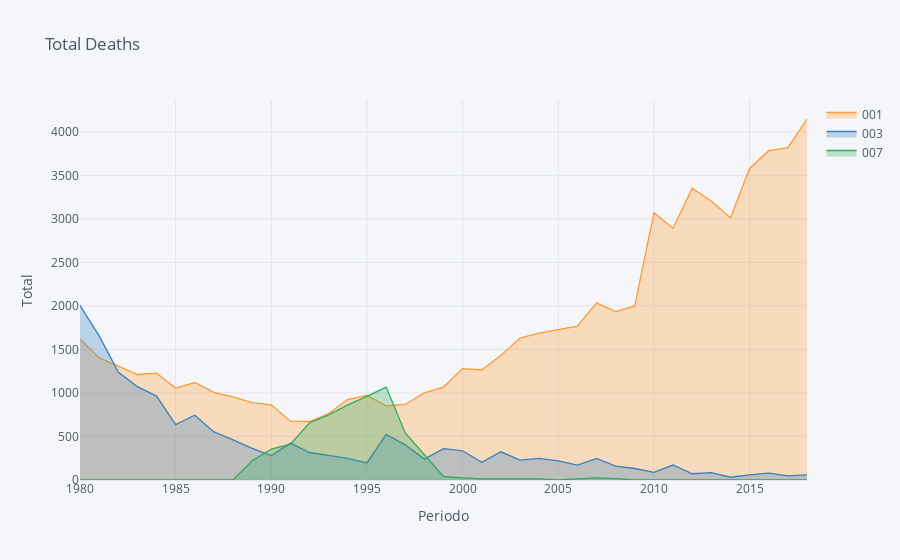

Notebook code for this chart:
### Code cell
dts.iplot(kind='line', y = ["001", "003", "007"], x = "Periodo",
                     title='Total Deaths',
                     yTitle='Total',
                     xTitle='Periodo',
                     fill = True)

### Figure 1 — Plotly figure (JSON) as saved in the notebook; plotly's stock layout.template omitted (floating-point values rounded to 4 significant figures)
{"data": [{"fill": "tozeroy", "fillcolor": "rgba(255, 153, 51, 0.3)", "line": {"color": "rgba(255, 153, 51, 1.0)", "dash": "solid", "shape": "linear", "width": 1.3}, "mode": "lines", "name": "001", "text": "", "type": "scatter", "x": [1980, 1981, 1982, 1983, 1984, 1985, 1986, 1987, 1988, 1989, 1990, 1991, 1992, 1993, 1994, 1995, 1996, 1997, 1998, 1999, 2000, 2001, 2002, 2003, 2004, 2005, 2006, 2007, 2008, 2009, 2010, 2011, 2012, 2013, 2014, 2015, 2016, 2017, 2018], "y": [1620, 1404, 1308, 1212, 1228, 1056, 1120, 1008, 956, 888, 864, 676, 672, 764, 928, 972, 852, 868, 1000, 1068, 1280, 1264, 1432, 1632, 1688, 1724, 1768, 2036, 1936, 2000, 3072, 2892, 3352, 3204, 3012, 3580, 3784, 3820, 4148]}, {"fill": "tozeroy", "fillcolor": "rgba(55, 128, 191, 0.3)", "line": {"color": "rgba(55, 128, 191, 1.0)", "dash": "solid", "shape": "linear", "width": 1.3}, "mode": "lines", "name": "003", "text": "", "type": "scatter", "x": [1980, 1981, 1982, 1983, 1984, 1985, 1986, 1987, 1988, 1989, 1990, 1991, 1992, 1993, 1994, 1995, 1996, 1997, 1998, 1999, 2000, 2001, 2002, 2003, 2004, 2005, 2006, 2007, 2008, 2009, 2010, 2011, 2012, 2013, 2014, 2015, 2016, 2017, 2018], "y": [2008, 1656, 1240, 1072, 964, 636, 744, 552, 460, 364, 280, 424, 316, 284, 248, 196, 524, 404, 240, 360, 336, 204, 324, 228, 248, 220, 172, 248, 160, 132, 88, 172, 72, 84, 32, 60, 80, 48, 60]}, {"fill": "tozeroy", "fillcolor": "rgba(50, 171, 96, 0.3)", "line": {"color": "rgba(50, 171, 96, 1.0)", "dash": "solid", "shape": "linear", "width": 1.3}, "mode": "lines", "name": "007", "text": "", "type": "scatter", "x": [1980, 1981, 1982, 1983, 1984, 1985, 1986, 1987, 1988, 1989, 1990, 1991, 1992, 1993, 1994, 1995, 1996, 1997, 1998, 1999, 2000, 2001, 2002, 2003, 2004, 2005, 2006, 2007, 2008, 2009, 2010, 2011, 2012, 2013, 2014, 2015, 2016, 2017, 2018], "y": [0, 0, 0, 0, 0, 0, 0, 0, 0, 220, 356, 412, 656, 748, 864, 960, 1068, 540, 296, 40, 24, 12, 12, 12, 12, 0, 8, 24, 16, 0, 0, 0, 0, 4, 0, 0, 0, 0, 0]}], "layout": {"legend": {"bgcolor": "#F5F6F9", "font": {"color": "#4D5663"}}, "paper_bgcolor": "#F5F6F9", "plot_bgcolor": "#F5F6F9", "title": {"font": {"color": "#4D5663"}, "text": "Total Deaths"}, "xaxis": {"gridcolor": "#E1E5ED", "showgrid": true, "tickfont": {"color": "#4D5663"}, "title": {"font": {"color": "#4D5663"}, "text": "Periodo"}, "zerolinecolor": "#E1E5ED"}, "yaxis": {"gridcolor": "#E1E5ED", "showgrid": true, "tickfont": {"color": "#4D5663"}, "title": {"font": {"color": "#4D5663"}, "text": "Total"}, "zerolinecolor": "#E1E5ED"}}}
